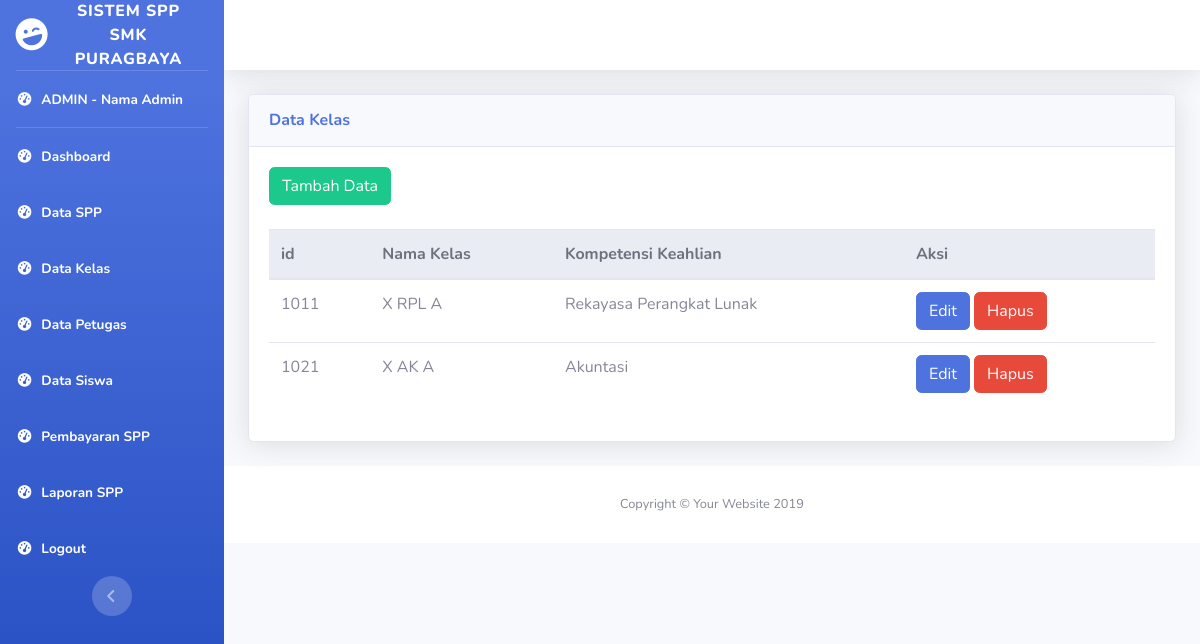
Screenshot of /admin-kelas.php with the database file from the repository.
### tables this page shows
CREATE TABLE `kelas` (
  `id_kelas` int(11) NOT NULL,
  `nama_kelas` varchar(10) NOT NULL,
  `kompetensi_keahlian` varchar(50) NOT NULL
);

### admin-kelas.php (the view, shortened to what this page needs)
<!DOCTYPE html>
<?php
  include("koneksi.php");
  $query = mysqli_query($mysqli,"select * from kelas");
?>
<html lang="en">
<head>
  <link href="vendor/fontawesome-free/css/all.min.css" rel="stylesheet" type="text/css">
  <link href="css/sb-admin-2.min.css" rel="stylesheet">
</head>
<body id="page-top">
  <div id="wrapper">
    <ul class="navbar-nav bg-gradient-primary sidebar sidebar-dark accordion" id="accordionSidebar">
      <a class="sidebar-brand d-flex align-items-center justify-content-center" href="index.html">
        <div class="sidebar-brand-icon rotate-n-15">
          <i class="fas fa-laugh-wink"></i>
        </div>
        <div class="sidebar-brand-text mx-3">Sistem SPP SMK Puragbaya </div>
      </a>
      <hr class="sidebar-divider my-0">
      <li class="nav-item active">
        <a class="nav-link" href="#">
          <i class="fas fa-fw fa-tachometer-alt"></i>
          <span>ADMIN - Nama Admin</span></a>
      </li>
      <hr class="sidebar-divider my-0">
      <li class="nav-item active">
        <a class="nav-link" href="admin-dashboard.php">
          <i class="fas fa-fw fa-tachometer-alt"></i>
          <span>Dashboard</span></a>
      </li>
      <li class="nav-item active">
        <a class="nav-link" href="admin-spp.php">
          <i class="fas fa-fw fa-tachometer-alt"></i>
          <span>Data SPP</span></a>
      </li>
      <li class="nav-item active">
        <a class="nav-link" href="admin-kelas.php">
          <i class="fas fa-fw fa-tachometer-alt"></i>
          <span>Data Kelas</span></a>
      </li>
      <li class="nav-item active">
        <a class="nav-link" href="admin-petugas.php">
          <i class="fas fa-fw fa-tachometer-alt"></i>
          <span>Data Petugas</span></a>
      </li>
      <li class="nav-item active">
        <a class="nav-link" href="admin-siswa.php">
          <i class="fas fa-fw fa-tachometer-alt"></i>
          <span>Data Siswa</span></a>
      </li>
      <li class="nav-item active">
        <a class="nav-link" href="admin-pembayaran.php">
          <i class="fas fa-fw fa-tachometer-alt"></i>
          <span>Pembayaran SPP</span></a>
      </li>
      <li class="nav-item active">
        <a class="nav-link" href="admin-laporan.php">
          <i class="fas fa-fw fa-tachometer-alt"></i>
          <span>Laporan SPP</span></a>
      </li>
      <li class="nav-item active">
        <a class="nav-link" href="logout.php">
          <i class="fas fa-fw fa-tachometer-alt"></i>
          <span>Logout</span></a>
      </li>
      <div class="text-center d-none d-md-inline">
        <button class="rounded-circle border-0" id="sidebarToggle"></button>
      </div>
    </ul>
    <div id="content-wrapper" class="d-flex flex-column">
      <div id="content">
        <nav class="navbar navbar-expand navbar-light bg-white topbar mb-4 static-top shadow">
        </nav>
        <div class="container-fluid">
          <div class="row">
            <div class="col-xl-12 col-lg-12">
              <div class="card shadow mb-4">
                <div class="card-header py-3 d-flex flex-row align-items-center justify-content-between">
                  <h6 class="m-0 font-weight-bold text-primary">Data Kelas</h6>
                </div>
                <div class="card-body">
                  <a href="#">
                    <button type="button" class="btn btn-success">Tambah Data</button><br><br>
                  </a>
                  <table class ="table">
                    <thead class="thead-light">
                      <tr>
                        <th scope="col">id</th>
                        <th scope="col">Nama Kelas</th>
                        <th scope="col">Kompetensi Keahlian</th>
                        <th scope="col">Aksi</th>
                      </tr>
                    </thead>
                    <tbody>
                      <?php
                        while($kelas=mysqli_fetch_array($query)){
                      ?>
                      <tr>
                        <td> <?php echo $kelas['id_kelas'];?> </td>
                        <td> <?php echo $kelas['nama_kelas'];?> </td>
                        <td> <?php echo $kelas['kompetensi_keahlian'];?> </td>
                        <td>
                          <a href="#"><button type="button" class="btn btn-primary">Edit</button></a>
                          <a href="#"><button type="button" class="btn btn-danger">Hapus</button></a>
                        </td>
                      </tr>
                        <?php } ?>
                    </tbody>
                  </table>
                </div>
              </div>
            </div>
        </div>
      </div>
      <footer class="sticky-footer bg-white">
        <div class="container my-auto">
          <div class="copyright text-center my-auto">
            <span>Copyright &copy; Your Website 2019</span>
          </div>
        </div>
      </footer>
    </div>
  </div>
</body>
</html>

### rows the page displays
kelas: id_kelas "1011", nama_kelas "X RPL A", kompetensi_keahlian "Rekayasa Perangkat Lunak"
kelas: id_kelas "1021", nama_kelas "X AK A", kompetensi_keahlian "Akuntasi"
